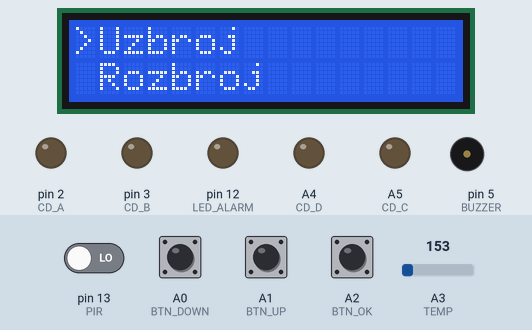
Simulated run of this sketch. Board: Arduino Uno, built with avr-gcc and run on an emulated ATmega328P. Parts: 16×2 character LCD, output pins drawn as LEDs (lit = HIGH), buzzer (waves = sounding). Wiring (inferred from the names in the program): character LCD (HD44780): RS pin 7; E pin 6; data pin 8, pin 9, pin 10, pin 11. Dashed ring = blinking. Inputs (shaded band) come from the test bench; at power-on: A0 (BTN_DOWN), A1 (BTN_UP), A2 (BTN_OK) HIGH, pin 13 (PIR) LOW, A3 (TEMP) = 153. Pins used as bus, display or sensor lines are not drawn.

Above: at 4.3 s.
4.4 s: A2 (BTN_OK) pulled LOW for 0.15 s
At 5.2 s:
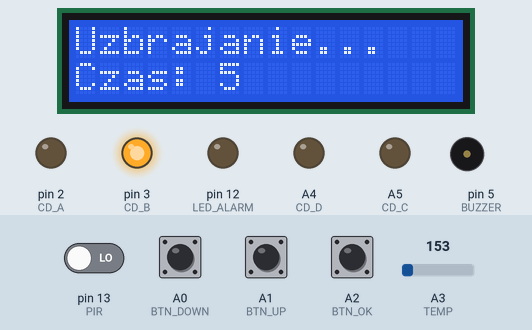
6.9 s: A3 (TEMP) set to 170
At 10.01 s:
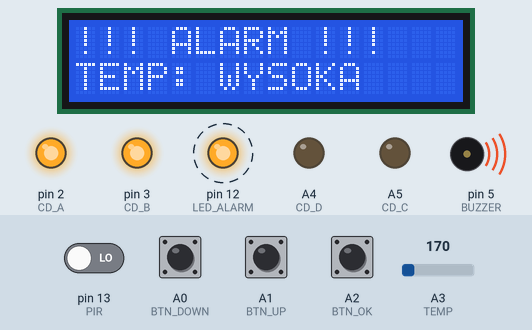
10.9 s: A2 (BTN_OK) pulled LOW for 1 s
At 12.8 s:
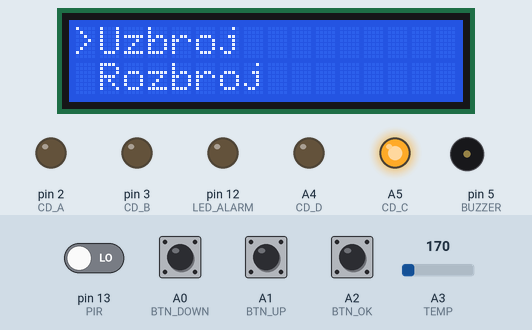
13.7 s: A0 (BTN_DOWN) pulled LOW for 0.15 s
At 14.9 s:
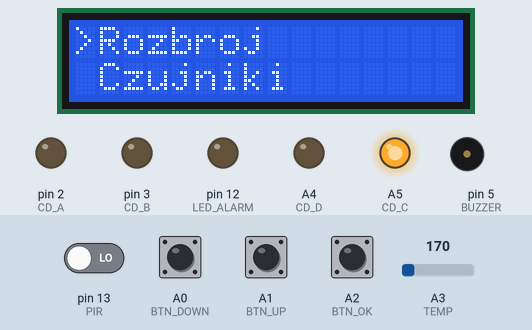
15.3 s: A1 (BTN_UP) pulled LOW for 1 s
At 17.3 s:
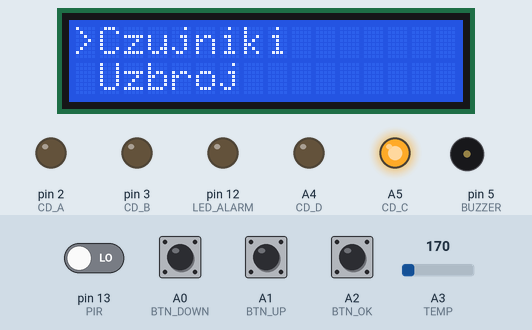
17.8 s: A2 (BTN_OK) pulled LOW for 0.15 s
At 18.1 s:
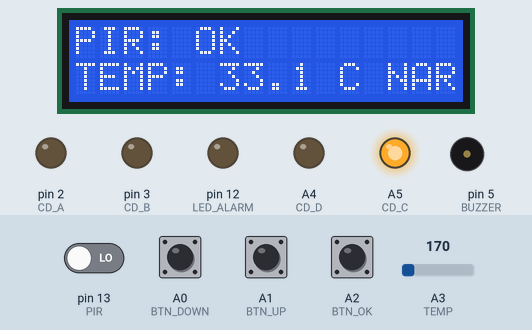
Timing chart, 0 to 20.8 s (numbered marks = the images above; inputs shaded):
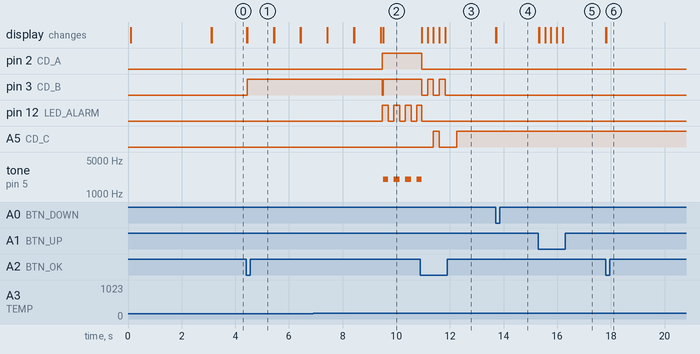

Measured:
- the behaviour switches between 163 and 164 on A3 (TEMP) (found by bisection; images 1 and 2)
- after the input at 4.4 s, pin 3 (CD_B): LOW → HIGH after 0.05 s; the display: first changes at once (image 1 shows a later state)
- after the input at 6.9 s, tone on pin 5 (BUZZER): alternates 2000 Hz for 0.22 s and silent for 0.20 s, starting after 2.6 s
- after the input at 10.9 s, pin 2 (CD_A): HIGH → LOW after 0.05 s; pin 3 (CD_B): alternates HIGH for 0.22 s and LOW for 0.22 s, 5 changes in all, then stays LOW, starting after 0.05 s
- after the input at 13.7 s, the display: first changes at once (image 4 shows a later state)
- after the input at 15.3 s, the display: first changes at once (image 5 shows a later state)
- after the input at 17.8 s, the display: first changes at once (image 6 shows a later state)

The sketch:

alarm_pir_lcd1.ino
```cpp
// ================= PROSTY SYSTEM ALARMOWY =================
// Autor: Małgorzata Librant
// GitHub: https://github.com/MLIBRANT/alarm_PIR

// ================= PINY LCD =================
const int RS = 7;
const int E = 6;
const int D4 = 8;
const int D5 = 9;
const int D6 = 10;
const int D7 = 11;

// ================= PINY PRZYCISKÓW =================
const int BTN_UP = A1;
const int BTN_DOWN = A0;
const int BTN_OK = A2;

// ================= PINY CZUJNIKÓW =================
const int PIR = 13;
const int TEMP = A3;

// ================= PINY ALARMU =================
const int BUZZER = 5;
const int LED_ALARM = 12;

// ================= PINY CD4511 =================
const int CD_A = 2;
const int CD_B = 3;
const int CD_C = A5;
const int CD_D = A4;

// ================= STANY =================
#define ROZBROJONY 0
#define UZBROJONY 1
#define ODLICZANIE 2
#define ALARM 3

// ================= ZMIENNE =================
int stan = ROZBROJONY;
int pozycjaMenu = 0;
unsigned long czasOdliczania = 0;
unsigned long ostatniDzwiek = 0;
unsigned long ostatniMig = 0;
bool miganie = false;
bool pirNaruszenie = false;
bool tempNaruszenie = false;
float temperatura = 0;
bool ostatniStanPIR = LOW;
unsigned long ostatniOdczytTemp = 0;
unsigned long ostatniPrzycisk = 0;
int ostatniaSekunda = -1;

// ================= FUNKCJE LCD =================
void lcdPulse() {
  digitalWrite(E, HIGH);
  delayMicroseconds(1);
  digitalWrite(E, LOW);
  delayMicroseconds(100);
}

void lcdWrite4(int v) {
  digitalWrite(D4, v & 1);
  digitalWrite(D5, (v>>1) & 1);
  digitalWrite(D6, (v>>2) & 1);
  digitalWrite(D7, (v>>3) & 1);
  lcdPulse();
}

void lcdCmd(int c) {
  digitalWrite(RS, LOW);
  lcdWrite4(c>>4);
  lcdWrite4(c & 0x0F);
  delay(2);
}

void lcdChar(char c) {
  digitalWrite(RS, HIGH);
  lcdWrite4(c>>4);
  lcdWrite4(c & 0x0F);
  delayMicroseconds(50);
}

void lcdPrint(const char* s) {
  while(*s) lcdChar(*s++);
}

void lcdClear() {
  lcdCmd(0x01);
  delay(2);
}

void lcdSetCursor(int col, int row) {
  lcdCmd(0x80 | (col + (row ? 0x40 : 0)));
}

void lcdInit() {
  pinMode(RS, OUTPUT); pinMode(E, OUTPUT);
  pinMode(D4, OUTPUT); pinMode(D5, OUTPUT);
  pinMode(D6, OUTPUT); pinMode(D7, OUTPUT);
  delay(50);
  lcdWrite4(0x03); delay(5);
  lcdWrite4(0x03); delay(5);
  lcdWrite4(0x03); delay(5);
  lcdWrite4(0x02); delay(5);
  lcdCmd(0x28);
  lcdCmd(0x0C);
  lcdCmd(0x01);
  delay(2);
  lcdCmd(0x06);
}

// ================= CD4511 =================
void pokazCyfre(int n) {
  digitalWrite(CD_A, n & 1);
  digitalWrite(CD_B, (n>>1) & 1);
  digitalWrite(CD_C, (n>>2) & 1);
  digitalWrite(CD_D, (n>>3) & 1);
}

// ================= CZUJNIKI =================
void sprawdzPIR() {
  bool aktualny = digitalRead(PIR);
  if (aktualny == HIGH && ostatniStanPIR == LOW) {
    pirNaruszenie = true;
  }
  ostatniStanPIR = aktualny;
}

void sprawdzTemperature() {
  if (millis() - ostatniOdczytTemp > 1000) {
    ostatniOdczytTemp = millis();
    int raw = analogRead(TEMP);
    float napiecie = raw * 5.0 / 1023.0;
    temperatura = (napiecie - 0.5) * 100.0;
    tempNaruszenie = (temperatura > 30.0);
  }
}

// ================= WYŚWIETLANIE =================
void wyswietlEkran() {
  if (stan == ALARM) {
    lcdClear();
    lcdSetCursor(0,0); lcdPrint("!!! ALARM !!!");
    lcdSetCursor(0,1);
    if (pirNaruszenie) lcdPrint("PIR: RUCH");
    else if (tempNaruszenie) lcdPrint("TEMP: WYSOKA");
  }
  else if (stan == UZBROJONY) {
    lcdClear();
    lcdSetCursor(0,0); lcdPrint("SYSTEM UZBROJ.");
    lcdSetCursor(0,1); lcdPrint("Monitoring...");
  }
  else if (stan == ROZBROJONY) {
    lcdClear();
    lcdSetCursor(0,0); lcdPrint("SYSTEM ROZBROJ.");
    lcdSetCursor(0,1); lcdPrint("MENU - OK");
  }
}

void wyswietlOdliczanie() {
  int pozostalo = 5 - (millis() - czasOdliczania) / 1000;
  if (pozostalo < 0) pozostalo = 0;

  if (pozostalo != ostatniaSekunda) {
    ostatniaSekunda = pozostalo;
    lcdClear();
    lcdSetCursor(0,0); lcdPrint("Uzbrajanie...");
    lcdSetCursor(0,1); lcdPrint("Czas: ");
    char buf[3]; itoa(pozostalo, buf, 10);
    lcdPrint(buf);
  }
}

void wyswietlMenu() {
  lcdClear();
  lcdSetCursor(0,0); lcdPrint(">");
  lcdSetCursor(1,0);
  if (pozycjaMenu == 0) lcdPrint("Uzbroj");
  else if (pozycjaMenu == 1) lcdPrint("Rozbroj");
  else if (pozycjaMenu == 2) lcdPrint("Czujniki");

  lcdSetCursor(0,1); lcdPrint(" ");
  lcdSetCursor(1,1);
  if (pozycjaMenu == 0) lcdPrint("Rozbroj");
  else if (pozycjaMenu == 1) lcdPrint("Czujniki");
  else if (pozycjaMenu == 2) lcdPrint("Uzbroj");
}

void wyswietlCzujniki() {
  lcdClear();
  lcdSetCursor(0,0); lcdPrint("PIR: ");
  lcdPrint(pirNaruszenie ? "NARUSZ" : "OK");
  lcdSetCursor(0,1); lcdPrint("TEMP: ");
  char buf[10];
  dtostrf(temperatura, 4, 1, buf);
  lcdPrint(buf);
  lcdPrint(" C");
  if (tempNaruszenie) lcdPrint(" NARUSZ");
}

// ================= PRZYCISKI =================
int czytajPrzycisk() {
  if (digitalRead(BTN_UP) == LOW) return 1;
  if (digitalRead(BTN_DOWN) == LOW) return 2;
  if (digitalRead(BTN_OK) == LOW) return 3;
  return 0;
}

// ================= RESET CZUJNIKÓW =================
void resetCzujnikow() {
  pirNaruszenie = false;
  tempNaruszenie = false;
}

// ================= STEROWANIE DIODĄ =================
void sterujDioda() {
  if (stan == UZBROJONY) {
    digitalWrite(LED_ALARM, HIGH);
  }
  else if (stan == ALARM) {
    if (millis() - ostatniMig > 200) {
      ostatniMig = millis();
      miganie = !miganie;
      digitalWrite(LED_ALARM, miganie);
    }
  }
  else {
    digitalWrite(LED_ALARM, LOW);
  }
}

// ================= SETUP =================
void setup() {
  pinMode(BTN_UP, INPUT_PULLUP);
  pinMode(BTN_DOWN, INPUT_PULLUP);
  pinMode(BTN_OK, INPUT_PULLUP);
  pinMode(PIR, INPUT);
  pinMode(TEMP, INPUT);
  pinMode(BUZZER, OUTPUT);
  pinMode(LED_ALARM, OUTPUT);
  pinMode(CD_A, OUTPUT);
  pinMode(CD_B, OUTPUT);
  pinMode(CD_C, OUTPUT);
  pinMode(CD_D, OUTPUT);

  lcdInit();
  lcdClear();
  lcdPrint("SYSTEM ALARMOWY");
  lcdSetCursor(0,1);
  lcdPrint("START...");
  delay(3000);
  wyswietlMenu();
}

// ================= LOOP =================
void loop() {
  sprawdzPIR();
  sprawdzTemperature();

  // CD4511
  if (stan == ALARM) pokazCyfre(3);
  else if (stan == ODLICZANIE) pokazCyfre(2);
  else if (stan == UZBROJONY) pokazCyfre(1);
  else if (stan == ROZBROJONY) {
    if (pirNaruszenie || tempNaruszenie) pokazCyfre(4);
    else pokazCyfre(0);
  }

  sterujDioda();

  // Dźwięk alarmu
  if (stan == ALARM) {
    if (millis() - ostatniDzwiek > 200) {
      ostatniDzwiek = millis();
      if (miganie) tone(BUZZER, 2000);
      else noTone(BUZZER);
    }
  } else {
    noTone(BUZZER);
  }

  // Alarm tylko gdy uzbrojony i naruszony
  if (stan == UZBROJONY && (pirNaruszenie || tempNaruszenie)) {
    stan = ALARM;
    wyswietlEkran();
  }

  // Odliczanie
  if (stan == ODLICZANIE) {
    wyswietlOdliczanie();
    if (millis() - czasOdliczania > 5000) {
      stan = UZBROJONY;
      ostatniaSekunda = -1;
      wyswietlEkran();
    }
  }

  // Obsługa przycisków
  int przycisk = czytajPrzycisk();

  if (przycisk != 0 && millis() - ostatniPrzycisk > 200) {
    ostatniPrzycisk = millis();

    // ===== ROZBROJENIE PODCZAS ALARMU =====
    if (stan == ALARM && przycisk == 3) {
      stan = ROZBROJONY;
      resetCzujnikow();
      wyswietlMenu();
    }
    // ===== ANULOWANIE ODLICZANIA =====
    else if (stan == ODLICZANIE && przycisk == 3) {
      stan = ROZBROJONY;
      ostatniaSekunda = -1;
      wyswietlMenu();
    }
    // ===== STAN UZBROJONY - OD RAZU ROZBRAJA =====
    else if (stan == UZBROJONY && przycisk == 3) {
      stan = ROZBROJONY;
      resetCzujnikow();
      wyswietlMenu();
    }
    // ===== STAN ROZBROJONY - OBSŁUGA MENU =====
    else if (stan == ROZBROJONY) {
      if (przycisk == 1) { // UP
        pozycjaMenu = (pozycjaMenu - 1 + 3) % 3;
        wyswietlMenu();
      }
      else if (przycisk == 2) { // DOWN
        pozycjaMenu = (pozycjaMenu + 1) % 3;
        wyswietlMenu();
      }
      else if (przycisk == 3) { // OK
        if (pozycjaMenu == 0) { // Uzbroj
          resetCzujnikow();
          stan = ODLICZANIE;
          czasOdliczania = millis();
          ostatniaSekunda = -1;
          wyswietlOdliczanie();
        }
        else if (pozycjaMenu == 1) { // Rozbroj
          stan = ROZBROJONY;
          resetCzujnikow();
          wyswietlMenu();
        }
        else if (pozycjaMenu == 2) { // Czujniki
          wyswietlCzujniki();
          delay(3000);
          wyswietlMenu();
        }
      }
    }
  }

  delay(20);
}
```
